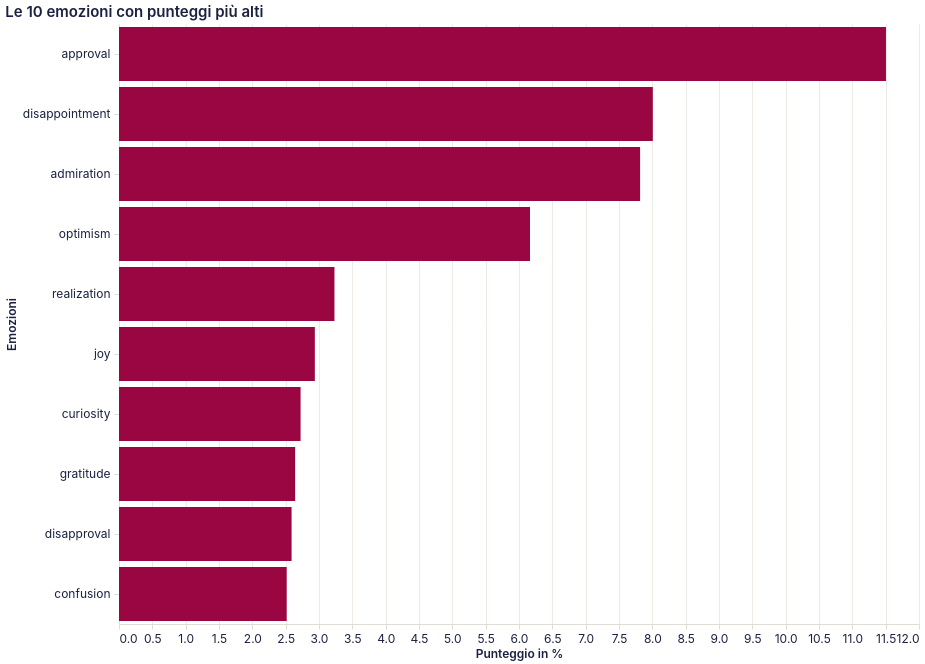

The Vega-Lite source for this figure:
### Vega-Lite specification from a JSON file in a GitHub repository (floating-point values rounded to 4 significant figures)
{"config": {"background": "transparent", "view": {"continuousWidth": 400, "continuousHeight": 300, "stroke": null, "fill": null}, "mark": {"color": "#1b2140"}, "arc": {"fill": "#1b2140"}, "area": {"fill": "#1b2140", "line": true, "fillOpacity": 0.15}, "line": {"stroke": "#1b2140", "strokeWidth": 2}, "path": {"stroke": "#1b2140"}, "rect": {"fill": "#1b2140"}, "bar": {"fill": "#1b2140"}, "point": {"fill": "#1b2140", "filled": true}, "shape": {"stroke": "#1b2140"}, "symbol": {"fill": "#1b2140"}, "title": {"color": "#1b2140", "anchor": "start", "fontSize": 15, "font": "Inter, system-ui, -apple-system, BlinkMacSystemFont, 'Segoe UI', Roboto, sans-serif", "fontWeight": 600, "subtitleColor": "#1b2140", "subtitleFont": "Inter, system-ui, -apple-system, BlinkMacSystemFont, 'Segoe UI', Roboto, sans-serif"}, "axis": {"labelColor": "#1b2140", "labelFontSize": 12, "labelFont": "Inter, system-ui, -apple-system, BlinkMacSystemFont, 'Segoe UI', Roboto, sans-serif", "labelFontWeight": 400, "titleColor": "#1b2140", "titleFont": "Inter, system-ui, -apple-system, BlinkMacSystemFont, 'Segoe UI', Roboto, sans-serif", "titleFontWeight": 600, "titleFontSize": 12, "grid": true, "gridColor": "#e2ddd4", "gridWidth": 0.6, "domainColor": "#e2ddd4", "tickColor": "#e2ddd4", "labelAngle": 0, "labelPadding": 4, "tickSize": 5}, "axisBand": {"grid": false}, "legend": {"labelFontSize": 11, "titleFontSize": 12, "labelFont": "Inter, system-ui, -apple-system, BlinkMacSystemFont, 'Segoe UI', Roboto, sans-serif", "titleFont": "Inter, system-ui, -apple-system, BlinkMacSystemFont, 'Segoe UI', Roboto, sans-serif", "labelColor": "#1b2140", "titleColor": "#1b2140", "symbolType": "circle", "padding": 4}, "range": {"category": ["#1b2140", "#ff8009", "#9a0641", "#ffe34a", "#e7b6af", "#0088b0", "#e03830"]}}, "data": {"name": "data-ef16a4b84172232919b44c13bb4df784"}, "mark": {"type": "bar", "color": "#9a0641"}, "encoding": {"tooltip": [{"field": "score %", "title": "Punteggio in %", "type": "quantitative"}], "x": {"axis": {"title": "Punteggio in %"}, "field": "score %", "type": "quantitative"}, "y": {"axis": {"title": "Emozioni"}, "field": "emotion", "sort": "-x", "type": "nominal"}}, "height": 600, "title": "Le 10 emozioni con punteggi più alti", "width": 800, "$schema": "https://vega.github.io/schema/vega-lite/v6.4.1.json", "datasets": {"data-ef16a4b84172232919b44c13bb4df784": [{"emotion": "approval", "score %": 11.5}, {"emotion": "disappointment", "score %": 8.007}, {"emotion": "admiration", "score %": 7.816}, {"emotion": "optimism", "score %": 6.165}, {"emotion": "realization", "score %": 3.232}, {"emotion": "joy", "score %": 2.938}, {"emotion": "curiosity", "score %": 2.724}, {"emotion": "gratitude", "score %": 2.642}, {"emotion": "disapproval", "score %": 2.589}, {"emotion": "confusion", "score %": 2.515}]}}
